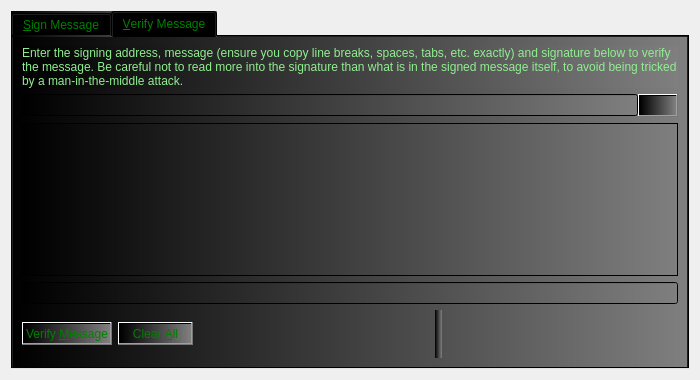
<?xml version="1.0" encoding="UTF-8"?>
<ui version="4.0">
 <class>SignVerifyMessageDialog</class>
 <widget class="QDialog" name="SignVerifyMessageDialog">
  <property name="geometry">
   <rect>
    <x>0</x>
    <y>0</y>
    <width>700</width>
    <height>380</height>
   </rect>
  </property>
  <property name="windowTitle">
   <string>Signatures - Sign / Verify a Message</string>
  </property>
  <property name="modal">
   <bool>true</bool>
  </property>
  <layout class="QVBoxLayout" name="verticalLayout">
   <item>
    <widget class="QTabWidget" name="tabWidget">
     <property name="styleSheet">
      <string notr="true">
background-color:qlineargradient(spread:pad, x1:0, y1:0, x2:1, y2:0, stop:0 rgba(0, 0, 0, 255), stop:1 rgba(127, 127, 127, 255));
color:green;
</string>
     </property>
     <property name="currentIndex">
      <number>1</number>
     </property>
     <widget class="QWidget" name="tabSignMessage">
      <attribute name="title">
       <string>&amp;Sign Message</string>
      </attribute>
      <layout class="QVBoxLayout" name="verticalLayout_SM">
       <item>
        <widget class="QLabel" name="infoLabel_SM">
         <property name="text">
          <string>You can sign messages with your addresses to prove you own them. Be careful not to sign anything vague, as phishing attacks may try to trick you into signing your identity over to them. Only sign fully-detailed statements you agree to.</string>
         </property>
         <property name="textFormat">
          <enum>Qt::PlainText</enum>
         </property>
         <property name="wordWrap">
          <bool>true</bool>
         </property>
        </widget>
       </item>
       <item>
        <layout class="QHBoxLayout" name="horizontalLayout_1_SM">
         <property name="spacing">
          <number>0</number>
         </property>
         <item>
          <widget class="QValidatedLineEdit" name="addressIn_SM">
           <property name="toolTip">
            <string>The address to sign the message with (e.g. Ler4HNAEfwYhBmGXcFP2Po1NpRUEiK8km2)</string>
           </property>
           <property name="maxLength">
            <number>34</number>
           </property>
          </widget>
         </item>
         <item>
          <widget class="QPushButton" name="addressBookButton_SM">
           <property name="toolTip">
            <string>Choose an address from the address book</string>
           </property>
           <property name="text">
            <string/>
           </property>
           <property name="icon">
            <iconset resource="../bitcoin.qrc">
             <normaloff>:/icons/address-book</normaloff>:/icons/address-book</iconset>
           </property>
           <property name="shortcut">
            <string>Alt+A</string>
           </property>
           <property name="autoDefault">
            <bool>false</bool>
           </property>
          </widget>
         </item>
         <item>
          <widget class="QPushButton" name="pasteButton_SM">
           <property name="toolTip">
            <string>Paste address from clipboard</string>
           </property>
           <property name="text">
            <string/>
           </property>
           <property name="icon">
            <iconset resource="../bitcoin.qrc">
             <normaloff>:/icons/editpaste</normaloff>:/icons/editpaste</iconset>
           </property>
           <property name="shortcut">
            <string>Alt+P</string>
           </property>
           <property name="autoDefault">
            <bool>false</bool>
           </property>
          </widget>
         </item>
        </layout>
       </item>
       <item>
        <widget class="QPlainTextEdit" name="messageIn_SM">
         <property name="toolTip">
          <string>Enter the message you want to sign here</string>
         </property>
        </widget>
       </item>
       <item>
        <widget class="QLabel" name="signatureLabel_SM">
         <property name="text">
          <string>Signature</string>
         </property>
         <property name="textFormat">
          <enum>Qt::PlainText</enum>
         </property>
        </widget>
       </item>
       <item>
        <layout class="QHBoxLayout" name="horizontalLayout_2_SM">
         <property name="spacing">
          <number>0</number>
         </property>
         <item>
          <widget class="QLineEdit" name="signatureOut_SM">
           <property name="font">
            <font>
             <italic>true</italic>
            </font>
           </property>
           <property name="readOnly">
            <bool>true</bool>
           </property>
          </widget>
         </item>
         <item>
          <widget class="QPushButton" name="copySignatureButton_SM">
           <property name="toolTip">
            <string>Copy the current signature to the system clipboard</string>
           </property>
           <property name="text">
            <string/>
           </property>
           <property name="icon">
            <iconset resource="../bitcoin.qrc">
             <normaloff>:/icons/editcopy</normaloff>:/icons/editcopy</iconset>
           </property>
           <property name="autoDefault">
            <bool>false</bool>
           </property>
          </widget>
         </item>
        </layout>
       </item>
       <item>
        <layout class="QHBoxLayout" name="horizontalLayout_3_SM">
         <item>
          <widget class="QPushButton" name="signMessageButton_SM">
           <property name="toolTip">
            <string>Sign the message to prove you own this Litecoin address</string>
           </property>
           <property name="text">
            <string>Sign &amp;Message</string>
           </property>
           <property name="icon">
            <iconset resource="../bitcoin.qrc">
             <normaloff>:/icons/edit</normaloff>:/icons/edit</iconset>
           </property>
           <property name="autoDefault">
            <bool>false</bool>
           </property>
          </widget>
         </item>
         <item>
          <widget class="QPushButton" name="clearButton_SM">
           <property name="toolTip">
            <string>Reset all sign message fields</string>
           </property>
           <property name="text">
            <string>Clear &amp;All</string>
           </property>
           <property name="icon">
            <iconset resource="../bitcoin.qrc">
             <normaloff>:/icons/remove</normaloff>:/icons/remove</iconset>
           </property>
           <property name="autoDefault">
            <bool>false</bool>
           </property>
          </widget>
         </item>
         <item>
          <spacer name="horizontalSpacer_1_SM">
           <property name="orientation">
            <enum>Qt::Horizontal</enum>
           </property>
           <property name="sizeHint" stdset="0">
            <size>
             <width>40</width>
             <height>48</height>
            </size>
           </property>
          </spacer>
         </item>
         <item>
          <widget class="QLabel" name="statusLabel_SM">
           <property name="font">
            <font>
             <weight>75</weight>
             <bold>true</bold>
            </font>
           </property>
           <property name="text">
            <string/>
           </property>
           <property name="wordWrap">
            <bool>true</bool>
           </property>
          </widget>
         </item>
         <item>
          <spacer name="horizontalSpacer_2_SM">
           <property name="orientation">
            <enum>Qt::Horizontal</enum>
           </property>
           <property name="sizeHint" stdset="0">
            <size>
             <width>40</width>
             <height>48</height>
            </size>
           </property>
          </spacer>
         </item>
        </layout>
       </item>
      </layout>
     </widget>
     <widget class="QWidget" name="tabVerifyMessage">
      <attribute name="title">
       <string>&amp;Verify Message</string>
      </attribute>
      <layout class="QVBoxLayout" name="verticalLayout_VM">
       <item>
        <widget class="QLabel" name="infoLabel_VM">
         <property name="styleSheet">
          <string notr="true">color:lightgreen;
</string>
         </property>
         <property name="text">
          <string>Enter the signing address, message (ensure you copy line breaks, spaces, tabs, etc. exactly) and signature below to verify the message. Be careful not to read more into the signature than what is in the signed message itself, to avoid being tricked by a man-in-the-middle attack.</string>
         </property>
         <property name="textFormat">
          <enum>Qt::PlainText</enum>
         </property>
         <property name="alignment">
          <set>Qt::AlignLeading|Qt::AlignLeft|Qt::AlignTop</set>
         </property>
         <property name="wordWrap">
          <bool>true</bool>
         </property>
         <property name="alt_text" stdset="0">
          <bool>true</bool>
         </property>
        </widget>
       </item>
       <item>
        <layout class="QHBoxLayout" name="horizontalLayout_1_VM">
         <property name="spacing">
          <number>0</number>
         </property>
         <item>
          <widget class="QValidatedLineEdit" name="addressIn_VM">
           <property name="toolTip">
            <string>The address the message was signed with (e.g. Ler4HNAEfwYhBmGXcFP2Po1NpRUEiK8km2)</string>
           </property>
           <property name="maxLength">
            <number>34</number>
           </property>
          </widget>
         </item>
         <item>
          <widget class="QPushButton" name="addressBookButton_VM">
           <property name="toolTip">
            <string>Choose an address from the address book</string>
           </property>
           <property name="text">
            <string/>
           </property>
           <property name="icon">
            <iconset resource="../bitcoin.qrc">
             <normaloff>:/icons/address-book</normaloff>:/icons/address-book</iconset>
           </property>
           <property name="shortcut">
            <string>Alt+A</string>
           </property>
           <property name="autoDefault">
            <bool>false</bool>
           </property>
          </widget>
         </item>
        </layout>
       </item>
       <item>
        <widget class="QPlainTextEdit" name="messageIn_VM"/>
       </item>
       <item>
        <widget class="QValidatedLineEdit" name="signatureIn_VM"/>
       </item>
       <item>
        <layout class="QHBoxLayout" name="horizontalLayout_2_VM">
         <item>
          <widget class="QPushButton" name="verifyMessageButton_VM">
           <property name="toolTip">
            <string>Verify the message to ensure it was signed with the specified Litecoin address</string>
           </property>
           <property name="text">
            <string>Verify &amp;Message</string>
           </property>
           <property name="icon">
            <iconset resource="../bitcoin.qrc">
             <normaloff>:/icons/transaction_0</normaloff>:/icons/transaction_0</iconset>
           </property>
           <property name="autoDefault">
            <bool>false</bool>
           </property>
          </widget>
         </item>
         <item>
          <widget class="QPushButton" name="clearButton_VM">
           <property name="toolTip">
            <string>Reset all verify message fields</string>
           </property>
           <property name="text">
            <string>Clear &amp;All</string>
           </property>
           <property name="icon">
            <iconset resource="../bitcoin.qrc">
             <normaloff>:/icons/remove</normaloff>:/icons/remove</iconset>
           </property>
           <property name="autoDefault">
            <bool>false</bool>
           </property>
          </widget>
         </item>
         <item>
          <spacer name="horizontalSpacer_1_VM">
           <property name="orientation">
            <enum>Qt::Horizontal</enum>
           </property>
           <property name="sizeHint" stdset="0">
            <size>
             <width>40</width>
             <height>48</height>
            </size>
           </property>
          </spacer>
         </item>
         <item>
          <widget class="QLabel" name="statusLabel_VM">
           <property name="font">
            <font>
             <weight>75</weight>
             <bold>true</bold>
            </font>
           </property>
           <property name="text">
            <string/>
           </property>
           <property name="wordWrap">
            <bool>true</bool>
           </property>
          </widget>
         </item>
         <item>
          <spacer name="horizontalSpacer_2_VM">
           <property name="orientation">
            <enum>Qt::Horizontal</enum>
           </property>
           <property name="sizeHint" stdset="0">
            <size>
             <width>40</width>
             <height>48</height>
            </size>
           </property>
          </spacer>
         </item>
        </layout>
       </item>
      </layout>
     </widget>
    </widget>
   </item>
  </layout>
 </widget>
 <customwidgets>
  <customwidget>
   <class>QValidatedLineEdit</class>
   <extends>QLineEdit</extends>
   <header>qvalidatedlineedit.h</header>
  </customwidget>
 </customwidgets>
 <resources>
  <include location="../bitcoin.qrc"/>
 </resources>
 <connections/>
</ui>
